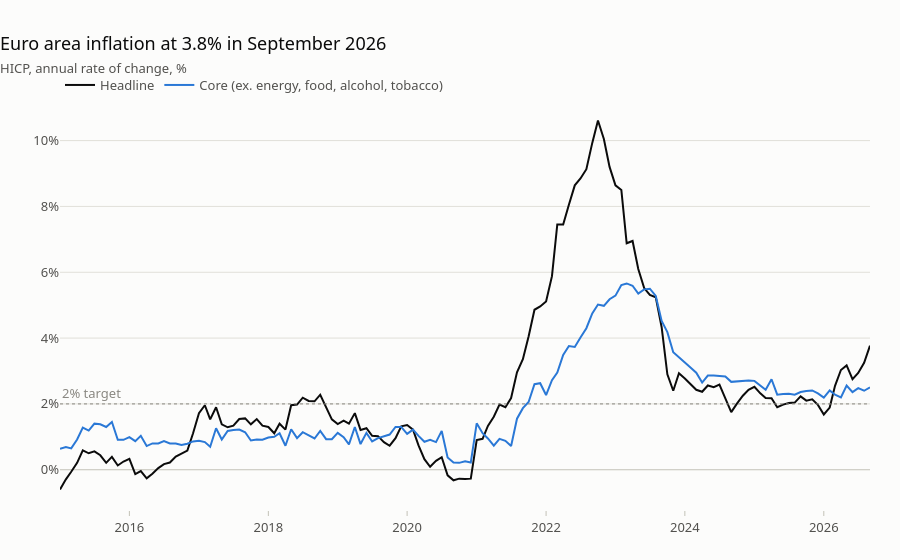
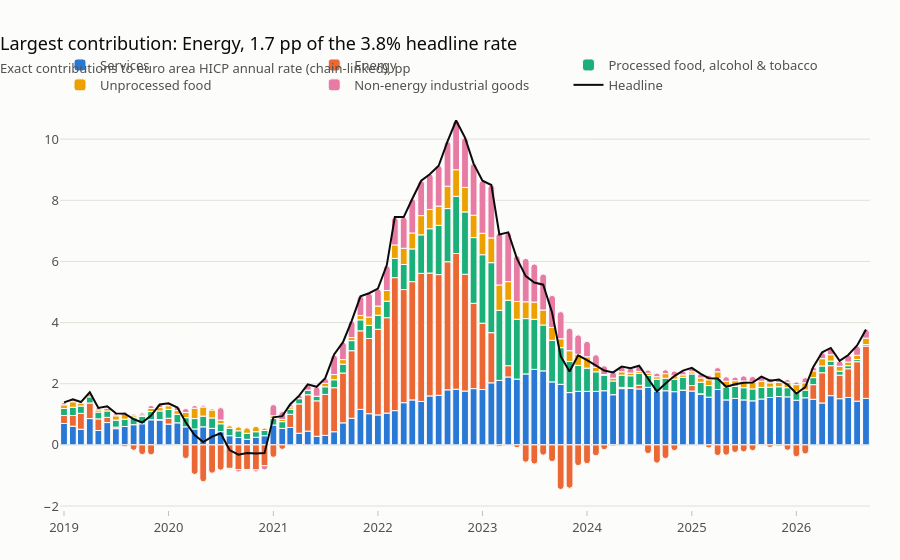
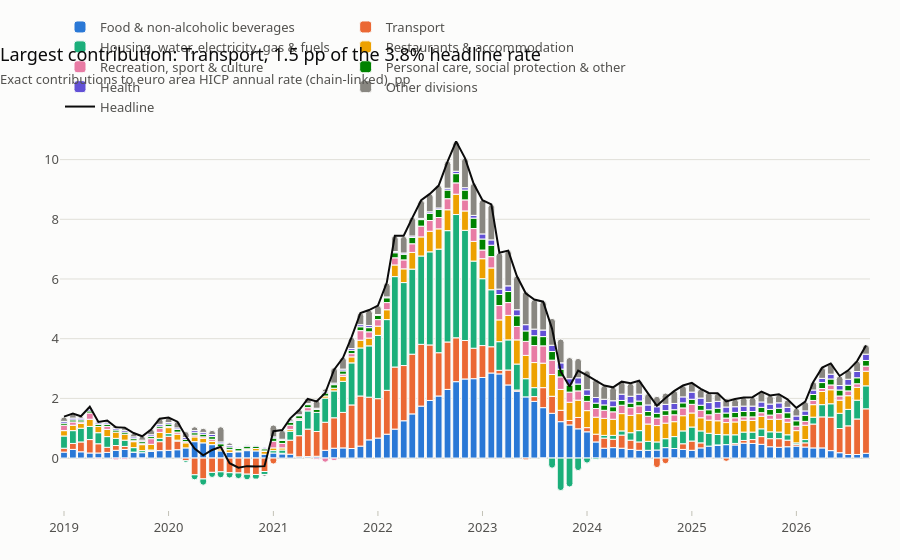

Notebook code cell kept with these figures, in order:
### Markdown cell above
## 2. Where inflation is

HICP is chain-linked every year with a December overlap. Within year $y$, with $D$ = December of $y-1$:

$$\frac{I_t}{I_D} = \sum_i w_i^{y}\,\frac{I_{i,t}}{I_{i,D}}$$

So the headline YoY is **not** a weighted mean of component YoY rates. The exact contributions (Ribe decomposition) are

$$C_{i,t} = \frac{I_D}{I_{t-12}}\,w_i^{y}\Big(\frac{I_{i,t}}{I_{i,D}}-1\Big) + \frac{I_{D'}}{I_{t-12}}\,w_i^{y-1}\,\frac{I_{i,D}-I_{i,t-12}}{I_{i,D'}},\qquad D'=\text{Dec}(y-2).$$

### Code cell
from hicp.aggregation import contributions, effective_weights, yoy

core = data.series(data.area, data.codes["core"]) if "core" in data.codes else None
plots.headline_chart(data.headline(), core).show()
contrib = contributions(data.area_components(), data.area_component_weights())
plots.contributions_chart(contrib, data.headline(), data.labels).show()

# same decomposition with the 13 COICOP ver.2 divisions (7 largest shown, the rest grouped)
div = contributions(data.area_breakdown(data.divisions), data.area_weights(data.divisions))
largest = list(data.area_weights(data.divisions).iloc[-1].sort_values(ascending=False).index[:7])
plots.contributions_chart(plots.keep_and_other(div, largest), data.headline(),
                          {**data.labels, plots.OTHER: "Other divisions"}).show()
div.tail(3).round(2)
